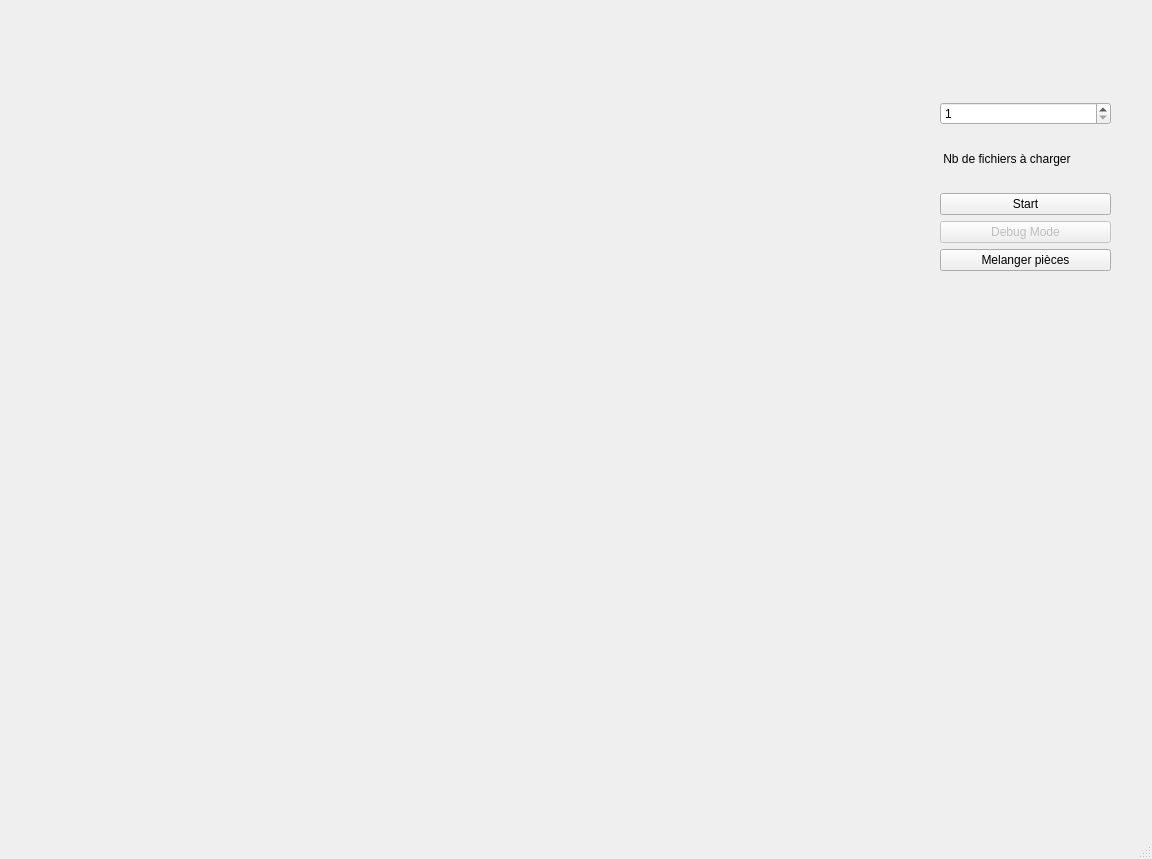
<?xml version="1.0" encoding="UTF-8"?>
<ui version="4.0">
 <class>MainWindow</class>
 <widget class="QMainWindow" name="MainWindow">
  <property name="geometry">
   <rect>
    <x>0</x>
    <y>0</y>
    <width>1152</width>
    <height>859</height>
   </rect>
  </property>
  <property name="windowTitle">
   <string>MainWindow</string>
  </property>
  <widget class="QWidget" name="centralwidget">
   <widget class="QWidget" name="verticalLayoutWidget">
    <property name="geometry">
     <rect>
      <x>20</x>
      <y>10</y>
      <width>781</width>
      <height>681</height>
     </rect>
    </property>
    <layout class="QVBoxLayout" name="verticalLayout"/>
   </widget>
   <widget class="QWidget" name="verticalLayoutWidget_2">
    <property name="geometry">
     <rect>
      <x>940</x>
      <y>40</y>
      <width>171</width>
      <height>231</height>
     </rect>
    </property>
    <layout class="QVBoxLayout" name="verticalLayout_2">
     <item>
      <widget class="QLabel" name="stateLabel">
       <property name="text">
        <string/>
       </property>
      </widget>
     </item>
     <item>
      <widget class="QSpinBox" name="spinBox">
       <property name="minimum">
        <number>1</number>
       </property>
       <property name="maximum">
        <number>2</number>
       </property>
      </widget>
     </item>
     <item>
      <widget class="QLabel" name="nbChargedFile">
       <property name="text">
        <string> Nb de fichiers à charger</string>
       </property>
      </widget>
     </item>
     <item>
      <widget class="QPushButton" name="startButton">
       <property name="text">
        <string>Start</string>
       </property>
      </widget>
     </item>
     <item>
      <widget class="QPushButton" name="debugMode">
       <property name="enabled">
        <bool>false</bool>
       </property>
       <property name="text">
        <string>Debug Mode</string>
       </property>
      </widget>
     </item>
     <item>
      <widget class="QPushButton" name="shufflePiece">
       <property name="text">
        <string>Melanger pièces</string>
       </property>
      </widget>
     </item>
    </layout>
   </widget>
   <widget class="QWidget" name="verticalLayoutWidget_3">
    <property name="geometry">
     <rect>
      <x>20</x>
      <y>700</y>
      <width>781</width>
      <height>80</height>
     </rect>
    </property>
    <layout class="QVBoxLayout" name="verticalLayout_3">
     <item>
      <widget class="QLabel" name="labelError">
       <property name="text">
        <string/>
       </property>
      </widget>
     </item>
    </layout>
   </widget>
  </widget>
  <widget class="QMenuBar" name="menubar">
   <property name="geometry">
    <rect>
     <x>0</x>
     <y>0</y>
     <width>1152</width>
     <height>25</height>
    </rect>
   </property>
  </widget>
  <widget class="QStatusBar" name="statusbar"/>
 </widget>
 <resources/>
 <connections/>
</ui>
